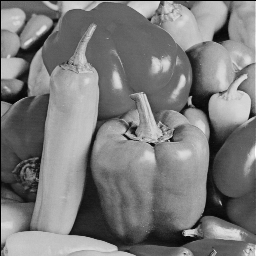
%> input picture Mathmatical Image Processing/hw1_1800010697_石元峰/code/image/peppers256.png, 256 x 256 px
$ octave --eval "result = main;"   (GNU Octave 9; MATLAB toolbox functions it lacks are replaced by stand-ins)
%> lines starting %> are read from the running program, lines starting %| are printed output that depends on the picture
### Mathmatical Image Processing/hw1_1800010697_石元峰/code/deblur_TV.m
function [u, blured_image, s] = deblur_TV(f, kernel, kernel_rad, lambda_weight)
%> called with kernel_rad = 7, lambda_weight = 0.0025
    addpath('./gridfunc/');
    addpath('./kernel_matrix/');
    %load('process_peppers256.mat');                      %已存储好的卷积矩阵
    [m, n] = size(f);
%> m = 256; n = 256
    sigma_1 = 0.02;
    blured_image = imfilter(f, kernel, 'circular') + sigma_1 * randn(m, n);
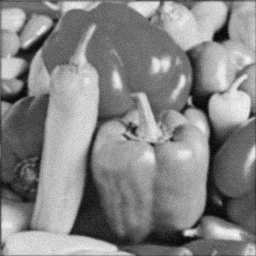
%> blured_image: size 256x256 double; min -0.000218, max 0.918, mean 0.483; drawn with min black and max white
    % solve total variation model by ADMM
    W = [gradfuncx(m, n); gradfuncy(m, n)];
    process_matrix = kernelMatrix(m, n, kernel_rad, kernel);
    Im1_vector = reshape(blured_image, m*n, 1);
    [u, s] = ADMM(Im1_vector,W,process_matrix,lambda_weight,0.0001,30,reshape(f,m*n,1));
    u = reshape(u, [m, n]);
end

### Mathmatical Image Processing/hw1_1800010697_石元峰/code/gridfunc/gradfuncx.m
function [A] = gradfuncx(m, n)
% approximation of nabla_x operator using sparse matrix
    lambda = 2-sqrt(2);
    A = gradfunc1(m,n).*lambda + gradfunc2(m,n).*(1-lambda);
end

function [ A ] = gradfunc1(m, n)
%> called with m = 256, n = 256
% approximation of nabla_x operator_1
    A = sparse(m, m);
    for i = 1 : m-1
        A(i, i+1) = 0.5;
        A(i+1, i) = -0.5;
    end
    A = kron(speye(n), A);
end

function [ A ] = gradfunc2(m, n)
%> called with m = 256, n = 256
% approximation of nabla_x operator_2
    A = sparse(m, m);
    B = sparse(n, n);
    for i = 1 : m-1
        A(i, i+1) = 0.25;
        A(i+1, i) = -0.25;
    end
    for i = 1 : n-1
        B(i+1, i) = 1;
        B(i, i+1) = 1;
    end
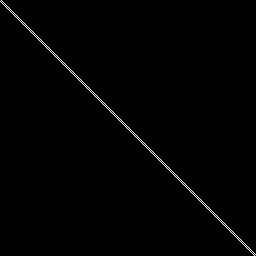
%> B: size 256x256 double; values 0 (black) and 1 (white), 0.78% white in thin lines or dots
    A=kron(B, A);
end

### Mathmatical Image Processing/hw1_1800010697_石元峰/code/gridfunc/gradfuncy.m
function [A] = gradfuncy(m, n)
% approximation of nabla_y operator using sparse matrix
    lambda = 2-sqrt(2);
    A = gradfuncy1(m,n).*lambda + gradfuncy2(m,n).*(1-lambda);
end


function [ A ] = gradfuncy1(m, n)
%> called with m = 256, n = 256
    A = speye(m).*(0.5);
    B = sparse(n, n);
    for i = 1 : n-1
        B(i+1, i) = -1;
        B(i, i+1) = 1;
    end
    A = kron(B, A);
end

function [ A ] = gradfuncy2(m, n)
%> called with m = 256, n = 256
    A = sparse(m, m);
    B = sparse(n, n);
    for i = 1 : m-1
        A(i, i+1) = 0.25;
        A(i+1, i) = 0.25;
    end
%> A: size 256x256 double; values 0 (black) and 0.25 (white), 0.78% white in thin lines or dots
    for i = 1:n-1
        B(i+1, i) = -1;
        B(i, i+1) = 1;
    end
    A = kron(B, A);
end

### Mathmatical Image Processing/hw1_1800010697_石元峰/code/kernel_matrix/kernelMatrix.m
function [A] = kernelMatrix(m,n,gauss_rad,k)
%> called with m = 256, n = 256, gauss_rad = 7
%parameter


tmp = padarray(k, [m - (2 * gauss_rad + 1), n - (2 * gauss_rad + 1)], 'post');
tmp = circshift(tmp, [-gauss_rad, -gauss_rad]);
A = sparse(m * n, m * n);

for i = 1 : m
    A(i, :) = reshape(tmp, m * n, 1)';
    tmp = circshift(tmp, [1, 0]);
end

for i = 1 : gauss_rad
    A(i * m + 1 : (i + 1) * m, :) = circshift(A((i - 1) * m + 1 : i * m, :), [0, m]);
end


for i = gauss_rad + 1 : n - gauss_rad - 1
    A(i * m + 1: (i + 1) * m, (i - gauss_rad) * m + 1: (i + gauss_rad + 1) * m) = ...
        A(gauss_rad * m + 1: (gauss_rad + 1) * m, 1: (2 * gauss_rad + 1) * m);
end

for i = n - gauss_rad : n - 1
    A(i * m + 1 : (i + 1) * m, :) = circshift(A(1 : m, :), [0, m * i]);
end

% thanks to censhicong tells me how to calculate the matrix
end

### Mathmatical Image Processing/hw1_1800010697_石元峰/code/main.m
% File Name : main.m
function u = main(image_path, lambda_weight, kernel_rad, ...
    gaussian_sigma, result_image_path)
if nargin <1
    image_path='image/peppers256.png';
end
if nargin <2
    lambda_weight = 0.0025;
end                           % lambda
if nargin <3
    kernel_rad = 7;
end                           % 卷积核半径
if nargin <4
    gaussian_sigma = 1;
end                           % 高斯核方差
if nargin <5
    result_image_path = 'image/peppers256.png';
end                           % 输出图片名
kernel_size = 2 * kernel_rad + 1;
kernel = fspecial('gaussian',[kernel_size, kernel_size], gaussian_sigma);
f  =  rgb2gray(im2double(imread(image_path))); % 读取图片
[u, blured_image, s]  =  deblur_TV(f, kernel, kernel_rad, lambda_weight); % deblur by total variation
disp(PSNR(u,f)); disp(s);
disp(PSNR(blured_image,f));
subplot(1,3,1); imshow((f)); xlabel('Oringinal');
subplot(1,3,2); imshow((blured_image)); xlabel('Blurred');
title(['PSNR = ' num2str(PSNR(blured_image,f))]);
subplot(1,3,3); imshow((u)); xlabel('Restored');
title(['PSNR = ' num2str(PSNR(u,f))]);
print(result_image_path, '-dpng'); % 输 出 存 储 处 理 结 果
end
%> (the run ends here)
